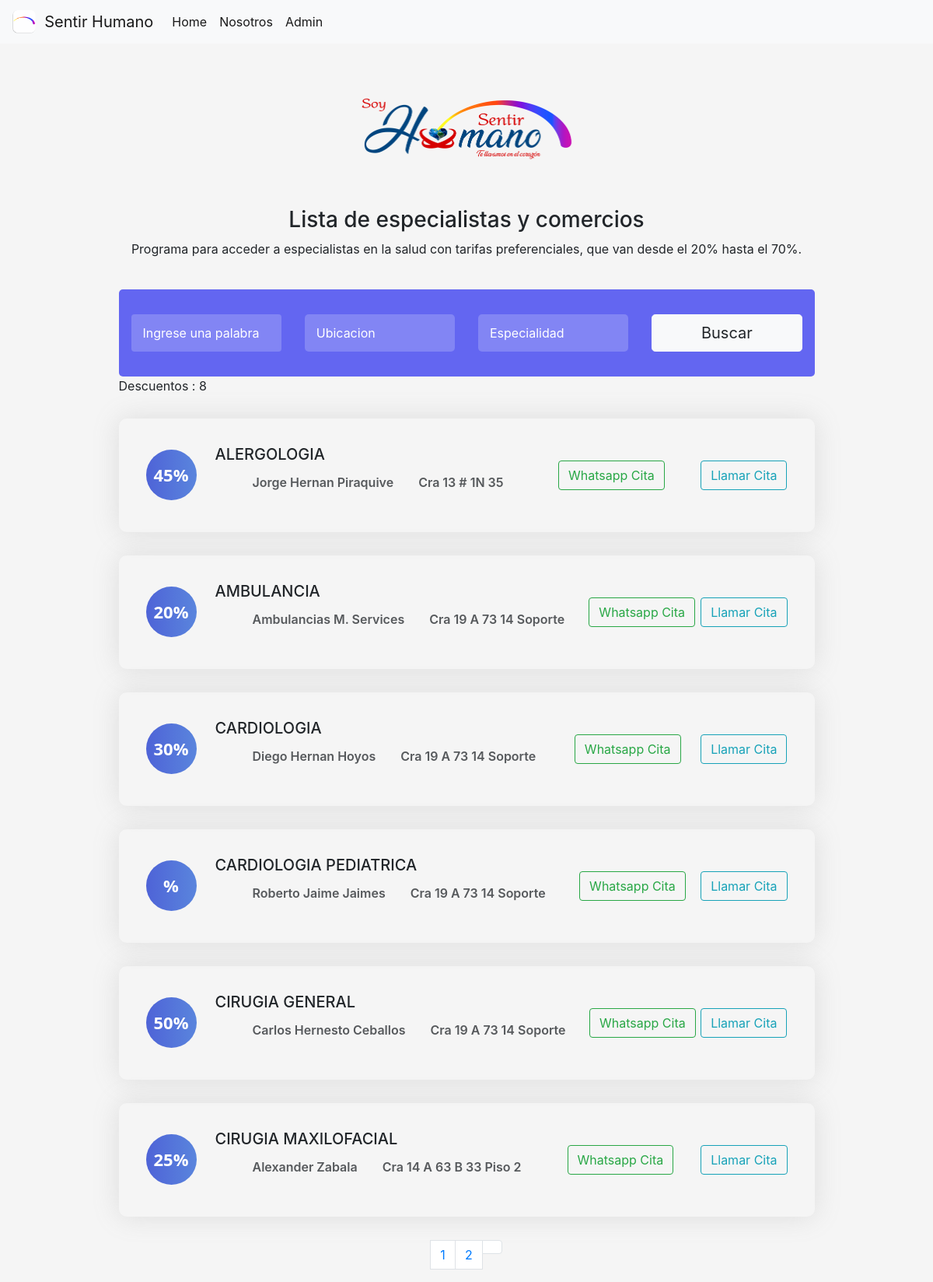
The page / on the database its author committed.
### suppliers/models.py (models this page shows, shortened)
class Supplier(AbstractBaseUser):
    specialty = models.CharField("Especialidad", max_length=255, default='')
    first_name = models.CharField("Nombre especilista", max_length=255)
    last_name = models.CharField("Institucion", max_length=255)
    city = models.CharField("Ciudad", max_length=255, default='')
    email = models.EmailField(blank=True)
    phone = models.CharField("Telefono principal",max_length=20)
    phone_two = models.CharField("Telefono secundario", blank=True, max_length=20, default=' ')
    discount = models.CharField("Tarifa particular", blank=True, max_length=255, default=' ')
    address =  models.CharField("Direccion", blank=True, null=True, max_length=255)
    description = models.TextField("Notas", blank=True, null=True)
    createdAt = models.DateTimeField("Creado", auto_now_add=True)
    is_active = models.BooleanField('Activo',default=False)
    class Meta:
        verbose_name = _("Proveedores")
        verbose_name_plural = _("Proveedores")
    USERNAME_FIELD = 'email'

### home/views.py (the view)
# urls.py: 2. Add a URL to urlpatterns:  path('', views.home, name='home')
def home(request):
    suppliers = Supplier.objects.all()
    search_supplier = request.GET.get('search') # Get url parameter from a form submitting from home
    search_city = request.GET.get('city')
    search_specialty = request.GET.get('specialty')
    if search_supplier:
        suppliers = Supplier.objects.filter(Q(specialty__icontains=search_supplier)
                                          | Q(first_name__icontains=search_supplier)
                                          | Q(city__icontains=search_supplier))
    elif search_city:
        suppliers = Supplier.objects.filter(Q(specialty__icontains=search_city)
                                          | Q(first_name__icontains=search_city)
                                          | Q(city__icontains=search_city))
    elif search_specialty:
        suppliers = Supplier.objects.filter(Q(specialty__icontains=search_specialty)
                                          | Q(first_name__icontains=search_specialty)
                                          | Q(city__icontains=search_specialty))
    else:
        suppliers = Supplier.objects.all()  # If not searched, return default suppliers
    number_suppliers = Supplier.objects.filter().count()
    page_num = request.GET.get('page', 1)
    paginator = Paginator(suppliers, 6) # 6 supplier per page
    try:
        page_obj = paginator.page(page_num)
    except PageNotAnInteger:
        page_obj = paginator.page(1)
    except EmptyPage:
        page_obj = paginator.page(paginator.num_pages)
    context = {
        'suppliers': suppliers,
        'page_obj': page_obj,
        'number_suppliers': number_suppliers,
    }
    return render(request, 'home.html/', context)

### templates/home.html (shortened to what this page needs)
{% extends "base.html" %}
{% load static %}
{% block main %}
<div class="container">
            <div class="row">
                 <div class="col-lg-10 mx-auto mb-4">
                    <div class="section-title text-center ">
                        </br></br><br>
                        <img src="{% static 'front/img/logo_soy.png' %}" width="297" height="150" class="d-inline-block align-top" alt="">
                        <br><br>
                        <h3 class="top-c-sep">Lista de especialistas y comercios</h3>
                        <p>Programa para acceder a especialistas en la salud con tarifas preferenciales, que van desde el 20% hasta el 70%.</p>
                    </div>
                </div>
            </div>
            <div class="row">
                <div class="col-lg-10 mx-auto">
                    <div class="career-search mb-60">
                        <form action="#descount" class="career-form mb-60" method="{% url 'home' %}" >
                            <div class="row">
                                <div class="col-md-6 col-lg-3 my-3">
                                    <div class="input-group position-relative">
                                        <input type="search" name="search" class="form-control" placeholder="Ingrese una palabra" id="search">
                                    </div>
                                </div>
                                <div class="col-md-6 col-lg-3 my-3">
                                    <div class="select-container">
                                        <select class="custom-select" name="city" value="ciudad" >
                                            <option value="" disabled selected>Ubicacion</option>
                                        </select>
                                    </div>
                                </div>
                                <div class="col-md-6 col-lg-3 my-3">
                                    <div class="select-container">
                                        <select class="custom-select" name="specialty" value="especialidad">
                                            <option value="" disabled selected>Especialidad</option>
                                        </select>
                                    </div>
                                </div>
                                <div class="col-md-6 col-lg-3 my-3">
                                    <button type="submit" class="btn btn-lg btn-block btn-light btn-custom" id="contact-submit" >
                                        Buscar
                                    </button>
                                </div>
                            </div>
                        </form>
                        <div class="filter-result" >
                            <p class="mb-30 ff-montserrat" id="descount">Descuentos : {{ number_suppliers }}</p>
                            {% for supli in page_obj %}
                            <div class="job-box d-md-flex align-items-center justify-content-between mb-30">
                                <div class="job-left my-4 d-md-flex align-items-center flex-wrap">
                                    <div class="img-holder mr-md-4 mb-md-0 mb-4 mx-auto mx-md-0 d-md-none d-lg-flex">
                                        {{supli.discount}}&#37;
                                    </div>
                                    <div class="job-content">
                                        <h5 class="text-center text-md-left">{{ supli.specialty }}</h5>
                                        <ul class="d-md-flex flex-wrap text-capitalize ff-open-sans">
                                            <br>
                                            <li class="mr-md-4">
                                                 {{supli.first_name}}
                                            </li>
                                            <li class="mr-md-4">
                                                 {{ supli.address }}
                                            </li>
                                        </ul>
                                    </div>
                                </div>
                                <div class="job-right my-4 flex-shrink-0">
                                    <a href="https://api.whatsapp.com/send?phone=+573178935849&text=Quiero%20una%20cita%20con%20{{ supli.specialty }} - %20{{supli.first_name}}%20{{supli.phone}}" class="btn d-block w-100 d-sm-inline-block btn-outline-success">Whatsapp Cita</a>
                                </div>
                                <div class="job-right my-4 flex-shrink-0">
                                    <a href="tel:+573178935849" class="btn d-block w-100 d-sm-inline-block btn-outline-info">Llamar Cita</a>
                                </div>
                            </div>
                            {% endfor %}
                    <nav aria-label="Page navigation">
                        <ul class="pagination pagination-reset justify-content-center">
                            {% for i in page_obj.paginator.page_range %}
                            {% if page_obj.number == i %}
                                <a class="page-link" href="#">{{ i }} </a>
                            {% else %}
                                <a class="page-link" href="?page={{ i }}">{{ i }}</a>
                            {% endif %}
                            {% endfor %}
                            {% if page_obj.has_next %}
                            <li class="page-item">
                                <a class="page-link" href="?page={{page_obj.next_page_number}}">
                                </a>
                            </li>
                            {% endif %}
                        </ul>
                    </nav>
                </div>
            </div>
        </div>
{% endblock %}

### templates/base.html (shortened to what this page needs)
{% load static %}
<!doctype html>
<html lang="en">
  <head>
    <link rel="stylesheet" href="https://cdn.jsdelivr.net/npm/bootstrap@4.0.0/dist/css/bootstrap.min.css">
    <link rel="stylesheet" href="https://cdnjs.cloudflare.com/ajax/libs/material-design-iconic-font/2.2.0/css/material-design-iconic-font.min.css" />
    <link rel="stylesheet" type="text/css" href="{% static 'front/css/front.css' %}" />
  </head>
  <body>
    <nav class="navbar fixed-top navbar-expand-lg navbar-light bg-light">
      <img src="{% static 'front/img/logo.png' %}" width="30" height="30" class="d-inline-block align-top" alt="">
      <a class="navbar-brand" href="#">&nbsp;&nbsp;Sentir Humano</a>
      <div class="collapse navbar-collapse" id="navbarNav">
        <ul class="navbar-nav">
          <li class="nav-item active">
            <a class="nav-link" href="{% url 'home' %}">Home <span class="sr-only">(current)</span></a>
          </li>
          <li class="nav-item active">
            <a class="nav-link" href="{% url 'about' %}">Nosotros <span class="sr-only">(current)</span></a>
          </li>
          <li class="nav-item active">
            <a class="nav-link" href="/admin">Admin <span class="sr-only">(current)</span></a>
          </li>
        </ul>
      </div>
    </nav>
    <div class="container">
      {% block main %}{% endblock %}
    </div>
  </body>
</html>

### static/front/css/front.css (style rules this page uses)
body { background:#f5f5f5; margin-top:20px; }
.career-form { background-color: #6366f1; border-radius: 5px; padding: 16px; }
.career-form .form-control { background-color: rgba(255, 255, 255, 0.2); border: 0; padding: 12px 15px; color: #fff; }
.career-form .custom-select { background-color: rgba(255, 255, 255, 0.2); border: 0; padding: 12px 15px; color: #fff; width: 100%; border-radius: 5px; text-align: left; height: auto; background-image: none; }
.career-form .select-container { position: relative; }
.career-form .select-container:before { position: absolute; right: 15px; top: calc(50% - 14px); font-size: 18px; color: #ffffff; content: '\F2F9'; font-family: "Material-Design-Iconic-Font"; }
.filter-result .job-box { -webkit-box-shadow: 0 0 35px 0 rgba(130, 130, 130, 0.2); box-shadow: 0 0 35px 0 rgba(130, 130, 130, 0.2); border-radius: 10px; padding: 10px 35px; }
ul { list-style: none; }
.job-box .img-holder { height: 65px; width: 65px; background-color: #4e63d7; background-image: -webkit-gradient(linear, left top, right top, from(rgba(78, 99, 215, 0.9)), to(#5a85dd)); background-image: linear-gradient(to right, rgba(78, 99, 215, 0.9) 0%, #5a85dd 100%); font-family: "Open Sans", sans-serif; color: #fff; font-size: 22px; font-weight: 700; display: -webkit-box; display: -ms-flexbox; display: flex; -webkit-box-pack: center; -ms-flex-pack: center; justify-content: center; -webkit-box-align: center; -ms-flex-align: center; align-items: center; border-radius: 65px; }
.job-content ul li { font-weight: 600; opacity: 0.75; border-bottom: 1px solid #ccc; padding: 10px 5px; }
@media (min-width: 768px) { .job-content ul li { border-bottom: 0; padding: 0; } }
.mb-30 { margin-bottom: 30px; }

### rows shown on the page
Supplier: discount "45", specialty "ALERGOLOGIA", first_name "Jorge Hernan Piraquive", address "Cra 13 # 1N 35"
Supplier: discount "20", specialty "AMBULANCIA", first_name "Ambulancias M. Services", address "Cra 19 A 73 14 Soporte"
Supplier: discount "30", specialty "CARDIOLOGIA", first_name "Diego Hernan Hoyos", address "Cra 19 A 73 14 Soporte"
Supplier: specialty "CARDIOLOGIA PEDIATRICA", first_name "Roberto Jaime Jaimes", address "Cra 19 A 73 14 Soporte"
Supplier: discount "50", specialty "CIRUGIA GENERAL", first_name "Carlos Hernesto Ceballos", address "Cra 19 A 73 14 Soporte"
Supplier: discount "25", specialty "CIRUGIA MAXILOFACIAL", first_name "Alexander Zabala", address "Cra 14 A 63 B 33 Piso 2"

### other values the page prints
{{ number_suppliers }} "8"
{{ i }} "1"
{{ i }} "2"
